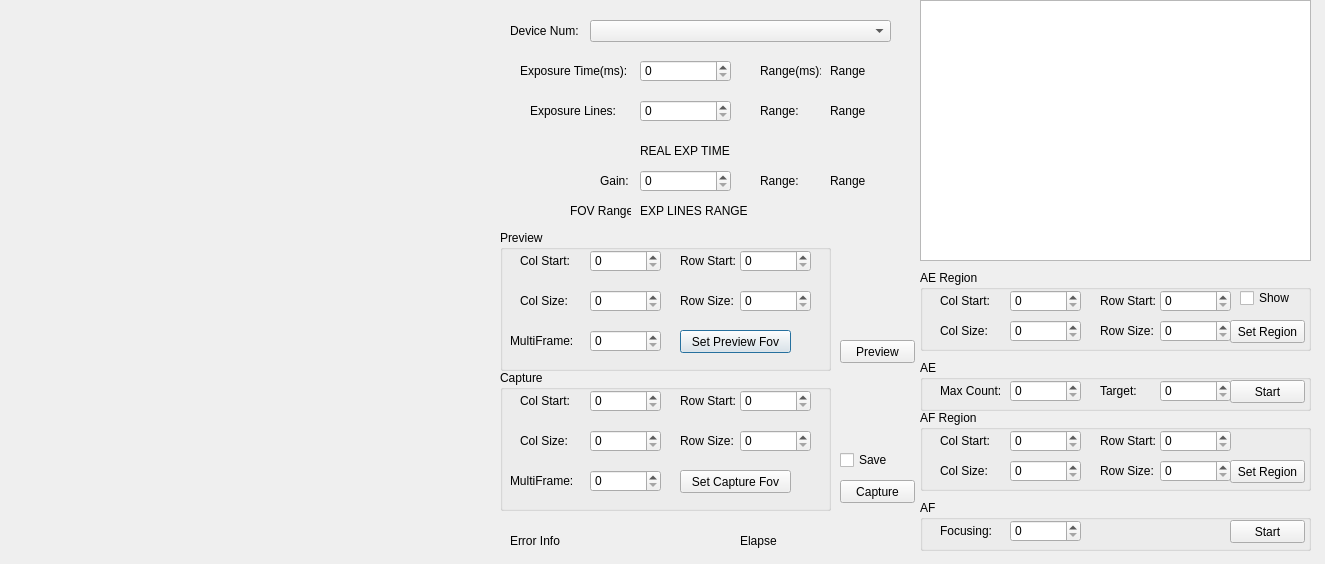
<?xml version="1.0" encoding="UTF-8"?>
<ui version="4.0">
 <class>KSJDemoQT_3A</class>
 <widget class="QDialog" name="KSJDemoQT_3A">
  <property name="geometry">
   <rect>
    <x>0</x>
    <y>0</y>
    <width>1325</width>
    <height>564</height>
   </rect>
  </property>
  <property name="windowTitle">
   <string>KSJDemoQT</string>
  </property>
  <widget class="QWidget" name="PREVIEWWND_Widget" native="true">
   <property name="geometry">
    <rect>
     <x>-10</x>
     <y>0</y>
     <width>501</width>
     <height>561</height>
    </rect>
   </property>
  </widget>
  <widget class="QLabel" name="DEVICENUM_Label">
   <property name="geometry">
    <rect>
     <x>510</x>
     <y>20</y>
     <width>71</width>
     <height>21</height>
    </rect>
   </property>
   <property name="text">
    <string>Device Num:</string>
   </property>
  </widget>
  <widget class="QComboBox" name="DEVICE_LIST_ComboBox">
   <property name="geometry">
    <rect>
     <x>590</x>
     <y>20</y>
     <width>301</width>
     <height>22</height>
    </rect>
   </property>
  </widget>
  <widget class="QSpinBox" name="ExposureLinesSpinBox">
   <property name="geometry">
    <rect>
     <x>640</x>
     <y>100</y>
     <width>91</width>
     <height>22</height>
    </rect>
   </property>
  </widget>
  <widget class="QSpinBox" name="GainSpinBox">
   <property name="geometry">
    <rect>
     <x>640</x>
     <y>170</y>
     <width>91</width>
     <height>22</height>
    </rect>
   </property>
  </widget>
  <widget class="QLabel" name="label_6">
   <property name="geometry">
    <rect>
     <x>600</x>
     <y>170</y>
     <width>41</width>
     <height>21</height>
    </rect>
   </property>
   <property name="text">
    <string>Gain:</string>
   </property>
  </widget>
  <widget class="QLabel" name="label_7">
   <property name="geometry">
    <rect>
     <x>520</x>
     <y>60</y>
     <width>111</width>
     <height>21</height>
    </rect>
   </property>
   <property name="text">
    <string>Exposure Time(ms):</string>
   </property>
  </widget>
  <widget class="QLabel" name="label_8">
   <property name="geometry">
    <rect>
     <x>530</x>
     <y>100</y>
     <width>91</width>
     <height>21</height>
    </rect>
   </property>
   <property name="text">
    <string>Exposure Lines:</string>
   </property>
  </widget>
  <widget class="QSpinBox" name="ExposureTimeSpinBox">
   <property name="geometry">
    <rect>
     <x>640</x>
     <y>60</y>
     <width>91</width>
     <height>22</height>
    </rect>
   </property>
  </widget>
  <widget class="QLabel" name="label_9">
   <property name="geometry">
    <rect>
     <x>760</x>
     <y>60</y>
     <width>61</width>
     <height>21</height>
    </rect>
   </property>
   <property name="text">
    <string>Range(ms):</string>
   </property>
  </widget>
  <widget class="QLabel" name="label_10">
   <property name="geometry">
    <rect>
     <x>760</x>
     <y>100</y>
     <width>41</width>
     <height>21</height>
    </rect>
   </property>
   <property name="text">
    <string>Range:</string>
   </property>
  </widget>
  <widget class="QLabel" name="label_11">
   <property name="geometry">
    <rect>
     <x>760</x>
     <y>170</y>
     <width>41</width>
     <height>21</height>
    </rect>
   </property>
   <property name="text">
    <string>Range:</string>
   </property>
  </widget>
  <widget class="QLabel" name="EXPOSURE_TIME_RANGE_Label">
   <property name="geometry">
    <rect>
     <x>830</x>
     <y>60</y>
     <width>71</width>
     <height>21</height>
    </rect>
   </property>
   <property name="text">
    <string>Range</string>
   </property>
  </widget>
  <widget class="QLabel" name="EXPOSURE_LINES_RANGE_Label">
   <property name="geometry">
    <rect>
     <x>830</x>
     <y>100</y>
     <width>71</width>
     <height>21</height>
    </rect>
   </property>
   <property name="text">
    <string>Range</string>
   </property>
  </widget>
  <widget class="QLabel" name="GAIN_RANGE_Label">
   <property name="geometry">
    <rect>
     <x>830</x>
     <y>170</y>
     <width>71</width>
     <height>21</height>
    </rect>
   </property>
   <property name="text">
    <string>Range</string>
   </property>
  </widget>
  <widget class="QLabel" name="EXPOSURE_TIME_REAL_Label">
   <property name="geometry">
    <rect>
     <x>640</x>
     <y>140</y>
     <width>201</width>
     <height>21</height>
    </rect>
   </property>
   <property name="text">
    <string>REAL EXP TIME</string>
   </property>
  </widget>
  <widget class="QLabel" name="FOV_RANGE_Label">
   <property name="geometry">
    <rect>
     <x>640</x>
     <y>200</y>
     <width>201</width>
     <height>21</height>
    </rect>
   </property>
   <property name="text">
    <string>EXP LINES RANGE</string>
   </property>
  </widget>
  <widget class="QLabel" name="label_12">
   <property name="geometry">
    <rect>
     <x>570</x>
     <y>200</y>
     <width>61</width>
     <height>21</height>
    </rect>
   </property>
   <property name="text">
    <string>FOV Range:</string>
   </property>
  </widget>
  <widget class="QGroupBox" name="groupBox">
   <property name="geometry">
    <rect>
     <x>500</x>
     <y>230</y>
     <width>331</width>
     <height>141</height>
    </rect>
   </property>
   <property name="title">
    <string>Preview</string>
   </property>
   <widget class="QLabel" name="label">
    <property name="geometry">
     <rect>
      <x>20</x>
      <y>20</y>
      <width>61</width>
      <height>21</height>
     </rect>
    </property>
    <property name="text">
     <string>Col Start:</string>
    </property>
   </widget>
   <widget class="QLabel" name="label_2">
    <property name="geometry">
     <rect>
      <x>180</x>
      <y>20</y>
      <width>61</width>
      <height>21</height>
     </rect>
    </property>
    <property name="text">
     <string>Row Start:</string>
    </property>
   </widget>
   <widget class="QLabel" name="label_3">
    <property name="geometry">
     <rect>
      <x>20</x>
      <y>60</y>
      <width>61</width>
      <height>21</height>
     </rect>
    </property>
    <property name="text">
     <string>Col Size:</string>
    </property>
   </widget>
   <widget class="QLabel" name="label_4">
    <property name="geometry">
     <rect>
      <x>180</x>
      <y>60</y>
      <width>61</width>
      <height>21</height>
     </rect>
    </property>
    <property name="text">
     <string>Row Size:</string>
    </property>
   </widget>
   <widget class="QLabel" name="label_5">
    <property name="geometry">
     <rect>
      <x>10</x>
      <y>100</y>
      <width>71</width>
      <height>21</height>
     </rect>
    </property>
    <property name="text">
     <string>MultiFrame:</string>
    </property>
   </widget>
   <widget class="QPushButton" name="SetPreviewFovButton">
    <property name="geometry">
     <rect>
      <x>180</x>
      <y>100</y>
      <width>111</width>
      <height>23</height>
     </rect>
    </property>
    <property name="text">
     <string>Set Preview Fov</string>
    </property>
   </widget>
   <widget class="QSpinBox" name="PreviewColStartSpinBox">
    <property name="geometry">
     <rect>
      <x>90</x>
      <y>20</y>
      <width>71</width>
      <height>22</height>
     </rect>
    </property>
   </widget>
   <widget class="QSpinBox" name="PreviewColSizeSpinBox">
    <property name="geometry">
     <rect>
      <x>90</x>
      <y>60</y>
      <width>71</width>
      <height>22</height>
     </rect>
    </property>
   </widget>
   <widget class="QSpinBox" name="PreviewRowStartSpinBox">
    <property name="geometry">
     <rect>
      <x>240</x>
      <y>20</y>
      <width>71</width>
      <height>22</height>
     </rect>
    </property>
   </widget>
   <widget class="QSpinBox" name="PreviewRowSizeSpinBox">
    <property name="geometry">
     <rect>
      <x>240</x>
      <y>60</y>
      <width>71</width>
      <height>22</height>
     </rect>
    </property>
   </widget>
   <widget class="QSpinBox" name="PreviewMultiFrameSpinBox">
    <property name="geometry">
     <rect>
      <x>90</x>
      <y>100</y>
      <width>71</width>
      <height>22</height>
     </rect>
    </property>
   </widget>
  </widget>
  <widget class="QGroupBox" name="groupBox_2">
   <property name="geometry">
    <rect>
     <x>500</x>
     <y>370</y>
     <width>331</width>
     <height>141</height>
    </rect>
   </property>
   <property name="title">
    <string>Capture</string>
   </property>
   <widget class="QLabel" name="label_18">
    <property name="geometry">
     <rect>
      <x>20</x>
      <y>20</y>
      <width>61</width>
      <height>21</height>
     </rect>
    </property>
    <property name="text">
     <string>Col Start:</string>
    </property>
   </widget>
   <widget class="QLabel" name="label_19">
    <property name="geometry">
     <rect>
      <x>180</x>
      <y>20</y>
      <width>61</width>
      <height>21</height>
     </rect>
    </property>
    <property name="text">
     <string>Row Start:</string>
    </property>
   </widget>
   <widget class="QLabel" name="label_20">
    <property name="geometry">
     <rect>
      <x>20</x>
      <y>60</y>
      <width>61</width>
      <height>21</height>
     </rect>
    </property>
    <property name="text">
     <string>Col Size:</string>
    </property>
   </widget>
   <widget class="QLabel" name="label_21">
    <property name="geometry">
     <rect>
      <x>180</x>
      <y>60</y>
      <width>61</width>
      <height>21</height>
     </rect>
    </property>
    <property name="text">
     <string>Row Size:</string>
    </property>
   </widget>
   <widget class="QLabel" name="label_22">
    <property name="geometry">
     <rect>
      <x>10</x>
      <y>100</y>
      <width>71</width>
      <height>21</height>
     </rect>
    </property>
    <property name="text">
     <string>MultiFrame:</string>
    </property>
   </widget>
   <widget class="QPushButton" name="SetCaptureFovButton">
    <property name="geometry">
     <rect>
      <x>180</x>
      <y>100</y>
      <width>111</width>
      <height>23</height>
     </rect>
    </property>
    <property name="text">
     <string>Set Capture Fov</string>
    </property>
   </widget>
   <widget class="QSpinBox" name="CaptureColStartSpinBox">
    <property name="geometry">
     <rect>
      <x>90</x>
      <y>20</y>
      <width>71</width>
      <height>22</height>
     </rect>
    </property>
   </widget>
   <widget class="QSpinBox" name="CaptureColSizeSpinBox">
    <property name="geometry">
     <rect>
      <x>90</x>
      <y>60</y>
      <width>71</width>
      <height>22</height>
     </rect>
    </property>
   </widget>
   <widget class="QSpinBox" name="CaptureRowStartSpinBox">
    <property name="geometry">
     <rect>
      <x>240</x>
      <y>20</y>
      <width>71</width>
      <height>22</height>
     </rect>
    </property>
   </widget>
   <widget class="QSpinBox" name="CaptureRowSizeSpinBox">
    <property name="geometry">
     <rect>
      <x>240</x>
      <y>60</y>
      <width>71</width>
      <height>22</height>
     </rect>
    </property>
   </widget>
   <widget class="QSpinBox" name="CaptureMultiFrameSpinBox">
    <property name="geometry">
     <rect>
      <x>90</x>
      <y>100</y>
      <width>71</width>
      <height>22</height>
     </rect>
    </property>
   </widget>
  </widget>
  <widget class="QPushButton" name="PreviewButton">
   <property name="geometry">
    <rect>
     <x>840</x>
     <y>340</y>
     <width>75</width>
     <height>23</height>
    </rect>
   </property>
   <property name="text">
    <string>Preview</string>
   </property>
  </widget>
  <widget class="QPushButton" name="CaptureButton">
   <property name="geometry">
    <rect>
     <x>840</x>
     <y>480</y>
     <width>75</width>
     <height>23</height>
    </rect>
   </property>
   <property name="text">
    <string>Capture</string>
   </property>
  </widget>
  <widget class="QLabel" name="ERROR_INFO_Label">
   <property name="geometry">
    <rect>
     <x>510</x>
     <y>530</y>
     <width>201</width>
     <height>21</height>
    </rect>
   </property>
   <property name="text">
    <string>Error Info</string>
   </property>
  </widget>
  <widget class="QLabel" name="ELAPSE_TIME_Label">
   <property name="geometry">
    <rect>
     <x>740</x>
     <y>530</y>
     <width>121</width>
     <height>21</height>
    </rect>
   </property>
   <property name="text">
    <string>Elapse</string>
   </property>
  </widget>
  <widget class="QTableWidget" name="FunctionTableWidget">
   <property name="geometry">
    <rect>
     <x>920</x>
     <y>0</y>
     <width>391</width>
     <height>261</height>
    </rect>
   </property>
  </widget>
  <widget class="QCheckBox" name="SaveCheckBox">
   <property name="geometry">
    <rect>
     <x>840</x>
     <y>450</y>
     <width>71</width>
     <height>20</height>
    </rect>
   </property>
   <property name="text">
    <string>Save</string>
   </property>
  </widget>
  <widget class="QGroupBox" name="groupBox_3">
   <property name="geometry">
    <rect>
     <x>920</x>
     <y>270</y>
     <width>391</width>
     <height>81</height>
    </rect>
   </property>
   <property name="title">
    <string>AE Region</string>
   </property>
   <widget class="QSpinBox" name="AEColSizeSpinBox">
    <property name="geometry">
     <rect>
      <x>90</x>
      <y>50</y>
      <width>71</width>
      <height>22</height>
     </rect>
    </property>
   </widget>
   <widget class="QLabel" name="label_16">
    <property name="geometry">
     <rect>
      <x>180</x>
      <y>50</y>
      <width>61</width>
      <height>21</height>
     </rect>
    </property>
    <property name="text">
     <string>Row Size:</string>
    </property>
   </widget>
   <widget class="QSpinBox" name="AEColStartSpinBox">
    <property name="geometry">
     <rect>
      <x>90</x>
      <y>20</y>
      <width>71</width>
      <height>22</height>
     </rect>
    </property>
   </widget>
   <widget class="QSpinBox" name="AERowSizeSpinBox">
    <property name="geometry">
     <rect>
      <x>240</x>
      <y>50</y>
      <width>71</width>
      <height>22</height>
     </rect>
    </property>
   </widget>
   <widget class="QLabel" name="label_15">
    <property name="geometry">
     <rect>
      <x>20</x>
      <y>20</y>
      <width>61</width>
      <height>21</height>
     </rect>
    </property>
    <property name="text">
     <string>Col Start:</string>
    </property>
   </widget>
   <widget class="QLabel" name="label_14">
    <property name="geometry">
     <rect>
      <x>20</x>
      <y>50</y>
      <width>61</width>
      <height>21</height>
     </rect>
    </property>
    <property name="text">
     <string>Col Size:</string>
    </property>
   </widget>
   <widget class="QLabel" name="label_13">
    <property name="geometry">
     <rect>
      <x>180</x>
      <y>20</y>
      <width>61</width>
      <height>21</height>
     </rect>
    </property>
    <property name="text">
     <string>Row Start:</string>
    </property>
   </widget>
   <widget class="QSpinBox" name="AERowStartSpinBox">
    <property name="geometry">
     <rect>
      <x>240</x>
      <y>20</y>
      <width>71</width>
      <height>22</height>
     </rect>
    </property>
   </widget>
   <widget class="QCheckBox" name="ShowCheckBox">
    <property name="geometry">
     <rect>
      <x>320</x>
      <y>20</y>
      <width>51</width>
      <height>16</height>
     </rect>
    </property>
    <property name="text">
     <string>Show</string>
    </property>
   </widget>
   <widget class="QPushButton" name="AESetRegionButton">
    <property name="geometry">
     <rect>
      <x>310</x>
      <y>50</y>
      <width>75</width>
      <height>23</height>
     </rect>
    </property>
    <property name="text">
     <string>Set Region</string>
    </property>
   </widget>
  </widget>
  <widget class="QGroupBox" name="groupBox_4">
   <property name="geometry">
    <rect>
     <x>920</x>
     <y>360</y>
     <width>391</width>
     <height>51</height>
    </rect>
   </property>
   <property name="title">
    <string>AE</string>
   </property>
   <widget class="QSpinBox" name="MaxCountSpinBox">
    <property name="geometry">
     <rect>
      <x>90</x>
      <y>20</y>
      <width>71</width>
      <height>22</height>
     </rect>
    </property>
    <property name="maximum">
     <number>1000</number>
    </property>
   </widget>
   <widget class="QLabel" name="label_23">
    <property name="geometry">
     <rect>
      <x>20</x>
      <y>20</y>
      <width>61</width>
      <height>21</height>
     </rect>
    </property>
    <property name="text">
     <string>Max Count:</string>
    </property>
   </widget>
   <widget class="QLabel" name="label_25">
    <property name="geometry">
     <rect>
      <x>180</x>
      <y>20</y>
      <width>61</width>
      <height>21</height>
     </rect>
    </property>
    <property name="text">
     <string>Target:</string>
    </property>
   </widget>
   <widget class="QSpinBox" name="TargetSpinBox">
    <property name="geometry">
     <rect>
      <x>240</x>
      <y>20</y>
      <width>71</width>
      <height>22</height>
     </rect>
    </property>
    <property name="maximum">
     <number>255</number>
    </property>
   </widget>
   <widget class="QPushButton" name="AEStartButton">
    <property name="geometry">
     <rect>
      <x>310</x>
      <y>20</y>
      <width>75</width>
      <height>23</height>
     </rect>
    </property>
    <property name="text">
     <string>Start</string>
    </property>
   </widget>
  </widget>
  <widget class="QGroupBox" name="groupBox_6">
   <property name="geometry">
    <rect>
     <x>920</x>
     <y>410</y>
     <width>391</width>
     <height>81</height>
    </rect>
   </property>
   <property name="title">
    <string>AF Region</string>
   </property>
   <widget class="QSpinBox" name="AFColSizeSpinBox">
    <property name="geometry">
     <rect>
      <x>90</x>
      <y>50</y>
      <width>71</width>
      <height>22</height>
     </rect>
    </property>
   </widget>
   <widget class="QLabel" name="label_28">
    <property name="geometry">
     <rect>
      <x>180</x>
      <y>50</y>
      <width>61</width>
      <height>21</height>
     </rect>
    </property>
    <property name="text">
     <string>Row Size:</string>
    </property>
   </widget>
   <widget class="QSpinBox" name="AFColStartSpinBox">
    <property name="geometry">
     <rect>
      <x>90</x>
      <y>20</y>
      <width>71</width>
      <height>22</height>
     </rect>
    </property>
   </widget>
   <widget class="QSpinBox" name="AFRowSizeSpinBox">
    <property name="geometry">
     <rect>
      <x>240</x>
      <y>50</y>
      <width>71</width>
      <height>22</height>
     </rect>
    </property>
   </widget>
   <widget class="QLabel" name="label_29">
    <property name="geometry">
     <rect>
      <x>20</x>
      <y>20</y>
      <width>61</width>
      <height>21</height>
     </rect>
    </property>
    <property name="text">
     <string>Col Start:</string>
    </property>
   </widget>
   <widget class="QLabel" name="label_30">
    <property name="geometry">
     <rect>
      <x>20</x>
      <y>50</y>
      <width>61</width>
      <height>21</height>
     </rect>
    </property>
    <property name="text">
     <string>Col Size:</string>
    </property>
   </widget>
   <widget class="QLabel" name="label_31">
    <property name="geometry">
     <rect>
      <x>180</x>
      <y>20</y>
      <width>61</width>
      <height>21</height>
     </rect>
    </property>
    <property name="text">
     <string>Row Start:</string>
    </property>
   </widget>
   <widget class="QSpinBox" name="AFRowStartSpinBox">
    <property name="geometry">
     <rect>
      <x>240</x>
      <y>20</y>
      <width>71</width>
      <height>22</height>
     </rect>
    </property>
   </widget>
   <widget class="QPushButton" name="AFSetRegionButton">
    <property name="geometry">
     <rect>
      <x>310</x>
      <y>50</y>
      <width>75</width>
      <height>23</height>
     </rect>
    </property>
    <property name="text">
     <string>Set Region</string>
    </property>
   </widget>
  </widget>
  <widget class="QGroupBox" name="groupBox_5">
   <property name="geometry">
    <rect>
     <x>920</x>
     <y>500</y>
     <width>391</width>
     <height>51</height>
    </rect>
   </property>
   <property name="title">
    <string>AF</string>
   </property>
   <widget class="QSpinBox" name="AFSpinBox">
    <property name="geometry">
     <rect>
      <x>90</x>
      <y>20</y>
      <width>71</width>
      <height>22</height>
     </rect>
    </property>
    <property name="maximum">
     <number>10200</number>
    </property>
   </widget>
   <widget class="QLabel" name="label_24">
    <property name="geometry">
     <rect>
      <x>20</x>
      <y>20</y>
      <width>61</width>
      <height>21</height>
     </rect>
    </property>
    <property name="text">
     <string>Focusing:</string>
    </property>
   </widget>
   <widget class="QPushButton" name="AFStartButton">
    <property name="geometry">
     <rect>
      <x>310</x>
      <y>20</y>
      <width>75</width>
      <height>23</height>
     </rect>
    </property>
    <property name="text">
     <string>Start</string>
    </property>
   </widget>
  </widget>
 </widget>
 <resources/>
 <connections/>
</ui>
